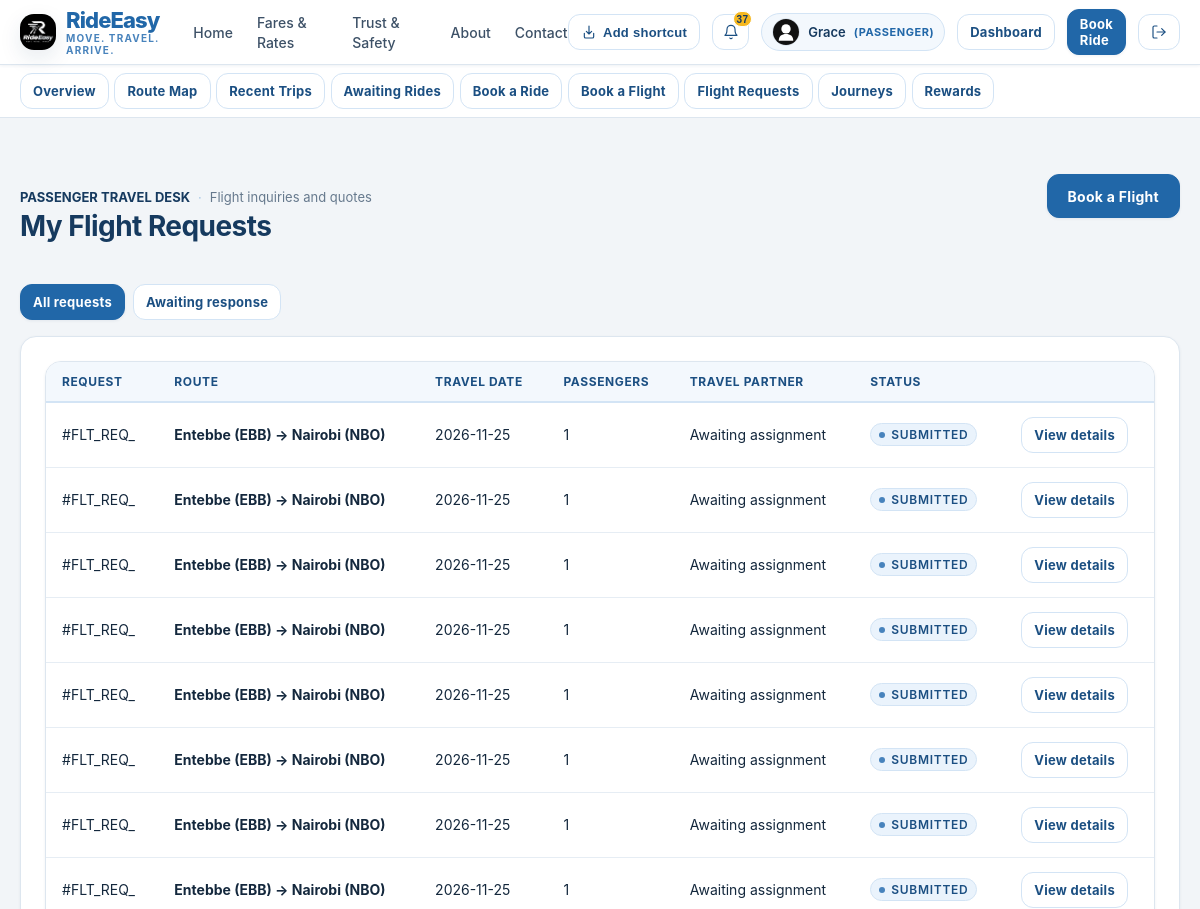
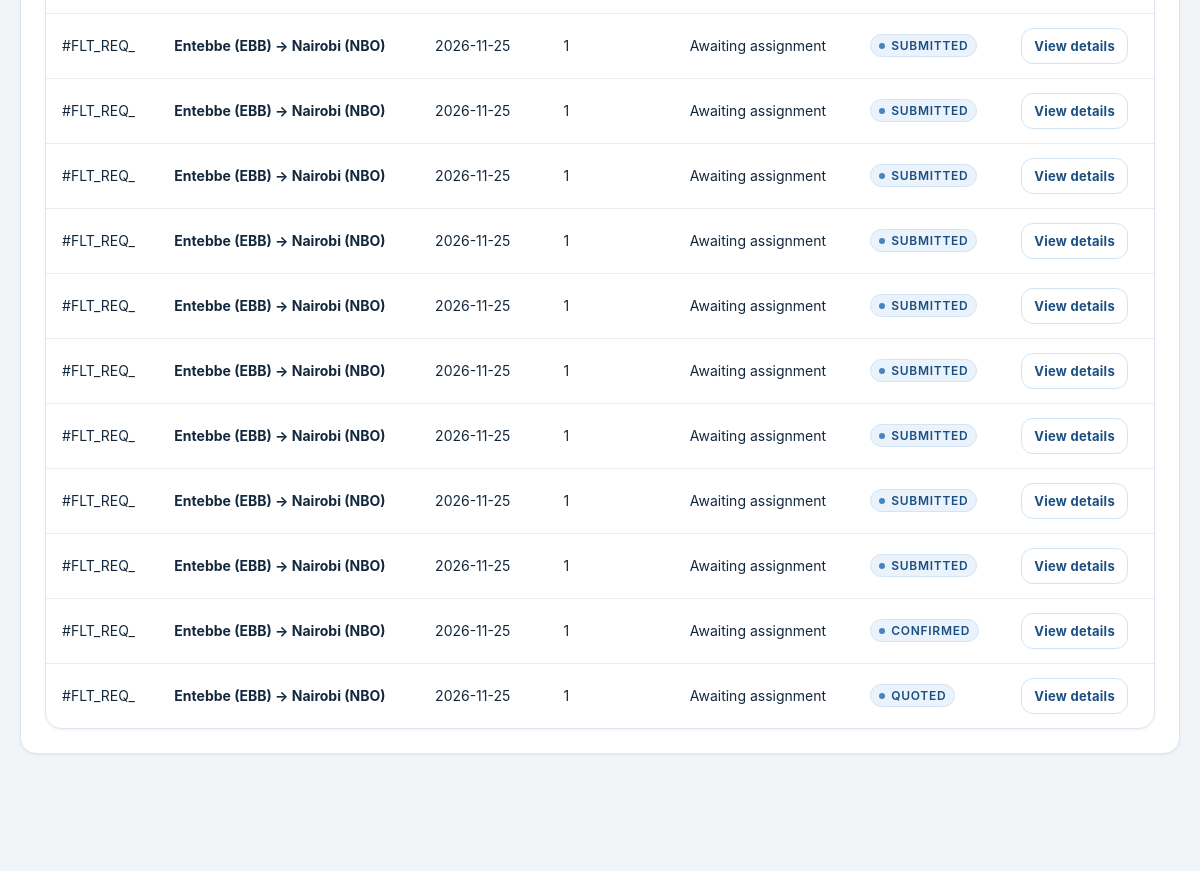
The app's page /passenger/flight-requests (signed in, upper part), older data (2 pictures, top to bottom).
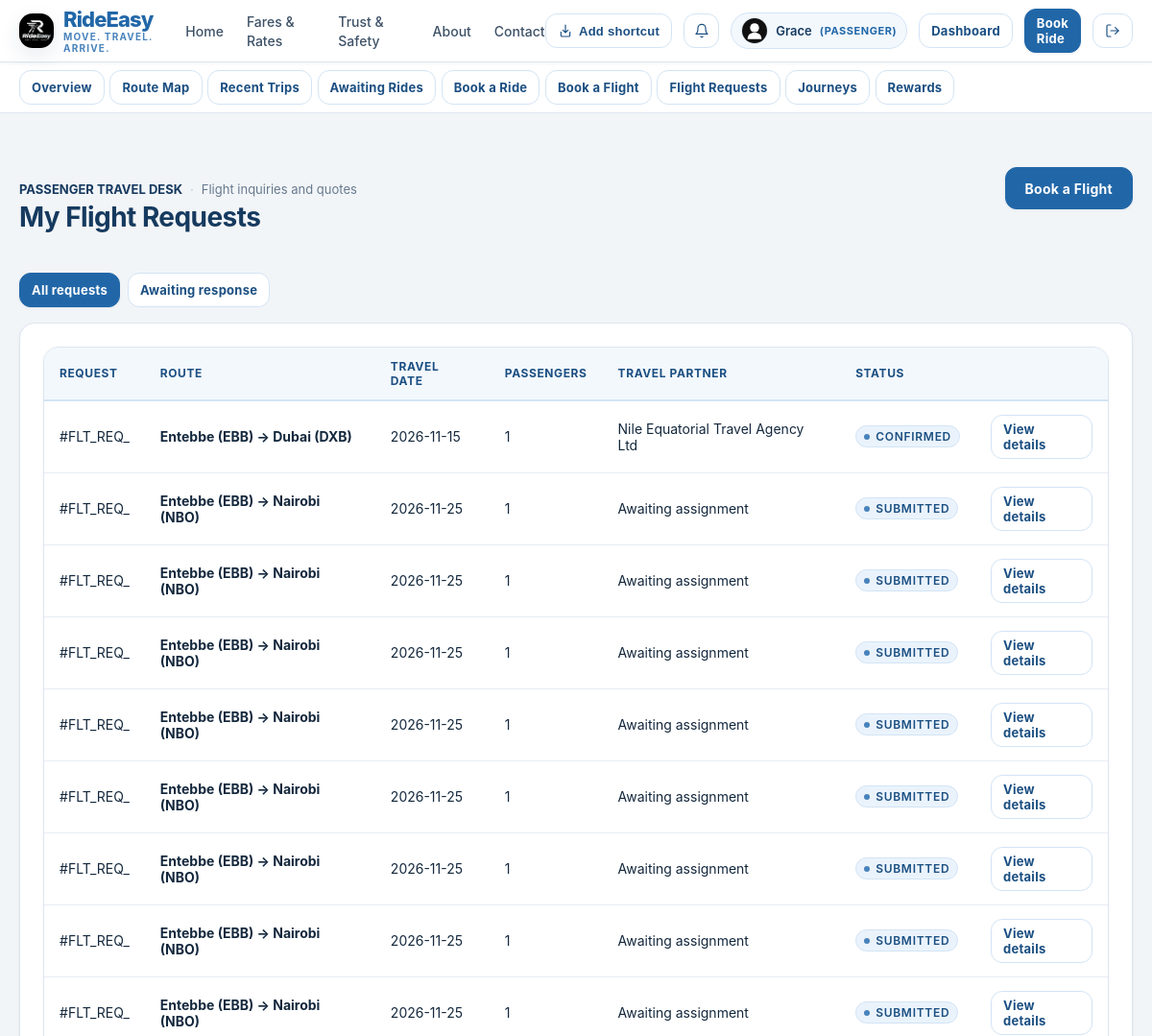
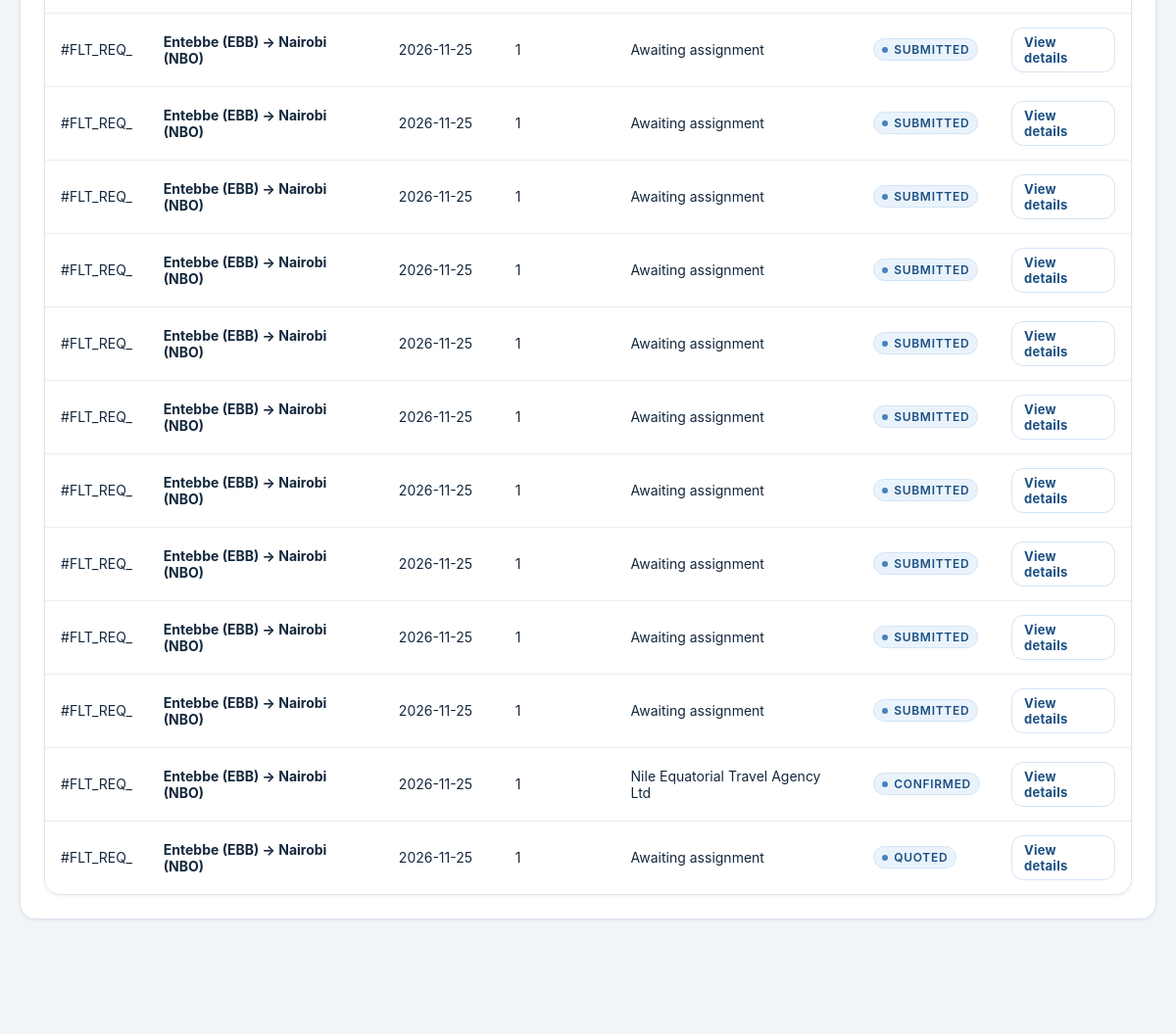
The same page, newer data (2 pictures, top to bottom).
### tables this page shows
CREATE TABLE users (
    id TEXT PRIMARY KEY,
    email TEXT UNIQUE NOT NULL,
    password_hash TEXT NOT NULL,
    role TEXT NOT NULL CHECK(role IN ('PASSENGER', 'DRIVER', 'SCHOOL', 'TRAVEL_COMPANY', 'ADMIN')),
    full_name TEXT NOT NULL,
    phone TEXT NOT NULL,
    is_active INTEGER NOT NULL DEFAULT 1,
    is_verified INTEGER NOT NULL DEFAULT 0,
    created_at TIMESTAMP NOT NULL DEFAULT CURRENT_TIMESTAMP,
    updated_at TIMESTAMP NOT NULL DEFAULT CURRENT_TIMESTAMP
, avatar_url TEXT DEFAULT '/static/images/default-avatar.svg');

CREATE TABLE flight_requests (
    id TEXT PRIMARY KEY,
    passenger_id TEXT NOT NULL,
    departure_city TEXT NOT NULL,
    destination_city TEXT NOT NULL,
    departure_date TEXT NOT NULL,
    return_date TEXT,
    passenger_count INTEGER NOT NULL DEFAULT 1,
    preferred_airline TEXT,
    cabin_class TEXT DEFAULT 'Economy',
    phone TEXT NOT NULL,
    email TEXT NOT NULL,
    travel_preferences TEXT,
    notes TEXT,
    assigned_company_id TEXT,
    status TEXT NOT NULL DEFAULT 'SUBMITTED' CHECK(status IN ('SUBMITTED', 'ASSIGNED', 'QUOTED', 'CUSTOMER_APPROVED', 'CONFIRMED', 'DECLINED', 'CANCELLED')),
    created_at TIMESTAMP NOT NULL DEFAULT CURRENT_TIMESTAMP,
    FOREIGN KEY (passenger_id) REFERENCES users(id) ON DELETE CASCADE,
    FOREIGN KEY (assigned_company_id) REFERENCES users(id)
);

CREATE TABLE travel_companies (
    user_id TEXT PRIMARY KEY,
    company_name TEXT NOT NULL,
    license_number TEXT NOT NULL,
    contact_person TEXT NOT NULL,
    phone TEXT NOT NULL,
    email TEXT NOT NULL,
    physical_address TEXT NOT NULL,
    verification_status TEXT NOT NULL DEFAULT 'APPROVED' CHECK(verification_status IN ('PENDING', 'APPROVED', 'REJECTED')),
    created_at TIMESTAMP NOT NULL DEFAULT CURRENT_TIMESTAMP,
    FOREIGN KEY (user_id) REFERENCES users(id) ON DELETE CASCADE
);

### rideeasy/app/routes/passenger.py (the view)
@passenger_bp.route("/flight-requests")
def flight_requests():
    user = AuthService.get_current_user()
    status_filter = request.args.get("status", "").strip().lower()
    status_clause = ""
    if status_filter == "awaiting":
        status_clause = " AND r.status IN ('SUBMITTED', 'ASSIGNED', 'QUOTED', 'CUSTOMER_APPROVED')"
    else:
        status_filter = ""
    requests_list = get_db().fetchall(
        """SELECT r.*, c.company_name
        FROM flight_requests r
        LEFT JOIN travel_companies c ON r.assigned_company_id = c.user_id
        WHERE r.passenger_id = ?""" + status_clause + """
        ORDER BY r.created_at DESC""",
        (user["id"],)
    )
    return render_template(
        "passenger/flight_requests.html",
        user=user,
        requests=requests_list,
        status_filter=status_filter
    )

### rideeasy/app/templates/passenger/flight_requests.html (shortened to what this page needs)
{% extends "base.html" %}
{% block content %}
<div class="container section">
  <div style="display: flex; justify-content: space-between; align-items: baseline; flex-wrap: wrap; gap: 1rem; margin-bottom: 2rem;">
    <div>
      <div class="metadata-row" style="margin-bottom: 0.25rem;">
        <span style="font-weight: 700; color: var(--color-black); text-transform: uppercase;">Passenger Travel Desk</span>
        <span class="metadata-separator">·</span>
        <span>Flight inquiries and quotes</span>
      </div>
      <h2>My Flight Requests</h2>
    </div>
    <a href="/passenger/flight-request" class="btn btn-primary">Book a Flight</a>
  </div>
  <div style="display: flex; gap: 0.5rem; margin-bottom: 1rem;">
    <a href="/passenger/flight-requests" class="btn {% if not status_filter %}btn-primary{% else %}btn-secondary{% endif %} btn-sm">All requests</a>
    <a href="/passenger/flight-requests?status=awaiting" class="btn {% if status_filter == 'awaiting' %}btn-primary{% else %}btn-secondary{% endif %} btn-sm">Awaiting response</a>
  </div>
  <div class="card">
    {% if requests %}
      <div class="table-responsive">
        <table class="table">
          <thead>
            <tr>
              <th>Request</th>
              <th>Route</th>
              <th>Travel date</th>
              <th>Passengers</th>
              <th>Travel partner</th>
              <th>Status</th>
              <th></th>
            </tr>
          </thead>
          <tbody>
            {% for item in requests %}
              <tr>
                <td>#{{ item.id[:8].upper() }}</td>
                <td><strong>{{ item.departure_city }} → {{ item.destination_city }}</strong></td>
                <td>{{ item.departure_date }}</td>
                <td>{{ item.passenger_count }}</td>
                <td>{{ item.company_name or 'Awaiting assignment' }}</td>
                <td><span class="status-indicator"><span class="status-dot"></span>{{ item.status.replace('_', ' ') }}</span></td>
                <td><a href="/passenger/flight-requests/{{ item.id }}" class="btn btn-secondary btn-sm">View details</a></td>
              </tr>
            {% endfor %}
          </tbody>
        </table>
      </div>
    {% endif %}
  </div>
</div>
{% endblock %}

### rideeasy/app/templates/base.html (shortened to what this page needs)
<!DOCTYPE html>
<html lang="en">
<head>
  <link rel="stylesheet" href="/static/css/base.css">
  <link rel="stylesheet" href="/static/css/components.css">
  <link rel="stylesheet" href="/static/css/dashboard.css">
  <link rel="stylesheet" href="/static/css/responsive.css">
</head>
<body>
  {% from "macros/user_identity.html" import avatar %}
  <header class="navbar no-print">
    <div class="container">
      <div class="navbar-inner">
        <div class="brand-group">
          <a href="/" style="display: flex; align-items: center; gap: 0.625rem; text-decoration: none;">
            <img src="/static/images/logo.png" alt="RideEasy Logo" style="height: 36px; width: auto; object-fit: contain;" onerror="this.style.display='none'">
            <div style="display: flex; flex-direction: column;">
              <span class="brand-logo" style="line-height: 1.1;">{{ app_name }}</span>
              <span class="brand-tagline" style="font-size: 0.625rem; letter-spacing: 0.12em;">{{ app_tagline }}</span>
            </div>
          </a>
        </div>
        <nav aria-label="Main Navigation">
          <ul class="nav-links">
            <li><a href="/" class="nav-link">Home</a></li>
            <li><a href="/pricing" class="nav-link">Fares & Rates</a></li>
            <li><a href="/safety" class="nav-link">Trust & Safety</a></li>
            <li><a href="/about" class="nav-link">About</a></li>
            <li><a href="/contact" class="nav-link">Contact</a></li>
          </ul>
        </nav>
        <div class="nav-actions">
          <button type="button" class="btn btn-secondary btn-sm app-shortcut-button" data-add-shortcut title="Create a RideEasy shortcut" aria-label="Create a RideEasy shortcut">
            <svg class="icon icon-sm" viewBox="0 0 24 24" aria-hidden="true"><path d="M12 3v12m0 0 4-4m-4 4-4-4"/><path d="M5 14v5a2 2 0 0 0 2 2h10a2 2 0 0 0 2-2v-5"/></svg>
            <span>Add shortcut</span>
          </button>
          {% if current_user %}
            <div style="position: relative;">
              <button id="notif-bell-btn" class="btn btn-secondary btn-sm" aria-label="Notifications" title="In-App Notifications" style="position: relative; padding: 0.35rem 0.6rem;" onclick="toggleNotifDropdown(event);">
                <svg class="icon icon-sm" viewBox="0 0 24 24"><path d="M18 8A6 6 0 0 0 6 8c0 7-3 9-3 9h18s-3-2-3-9"/><path d="M13.73 21a2 2 0 0 1-3.46 0"/></svg>
                {% if unread_notifications_count > 0 %}
                  <span style="position: absolute; top: -4px; right: -4px; background-color: var(--color-black); color: var(--color-white); font-size: 0.625rem; font-weight: 800; border-radius: 9999px; min-width: 16px; height: 16px; display: flex; align-items: center; justify-content: center; padding: 0 3px;">{{ unread_notifications_count }}</span>
                {% endif %}
              </button>
            </div>
            <a href="/profile" class="user-nav-chip" title="View and Edit Profile" style="text-decoration: none;">
              {{ avatar(current_user.avatar_url, current_user.full_name, 28) }}
              <span>{{ current_user.full_name.split()[0] }}</span>
              <span class="user-role-label">({{ current_user.role }})</span>
            </a>
            {% if current_user.role == 'PASSENGER' %}
              <a href="/passenger/dashboard" class="btn btn-secondary btn-sm">Dashboard</a>
              <a href="/passenger/book-ride" class="btn btn-primary btn-sm">Book Ride</a>
            {% elif current_user.role == 'DRIVER' %}
              <a href="/driver/dashboard" class="btn btn-primary btn-sm">Driver Console</a>
            {% elif current_user.role == 'SCHOOL' %}
              <a href="/school/dashboard" class="btn btn-primary btn-sm">School Portal</a>
            {% elif current_user.role == 'TRAVEL_COMPANY' %}
              <a href="/travel/dashboard" class="btn btn-primary btn-sm">Agency Console</a>
            {% elif current_user.role == 'ADMIN' %}
              <a href="/admin/dashboard" class="btn btn-primary btn-sm">Admin Control</a>
            {% endif %}
            <a href="/auth/logout" class="btn btn-secondary btn-sm" title="Sign Out">
              <svg class="icon icon-sm" viewBox="0 0 24 24"><path d="M9 21H5a2 2 0 0 1-2-2V5a2 2 0 0 1 2-2h4"/><polyline points="16 17 21 12 16 7"/><line x1="21" y1="12" x2="9" y2="12"/></svg>
            </a>
          {% else %}
            <a href="/auth/login" class="btn btn-secondary btn-sm">Sign In</a>
            <a href="/auth/register" class="btn btn-primary btn-sm">Register</a>
          {% endif %}
        </div>
      </div>
    </div>
  </header>
  {% if current_user %}
    <nav aria-label="Workspace navigation" style="border-bottom: 1px solid var(--color-light-grey); background: var(--color-white);">
      <div class="container" style="display: flex; gap: 0.35rem; overflow-x: auto; padding-top: 0.5rem; padding-bottom: 0.5rem; white-space: nowrap;">
        {% if current_user.role == 'PASSENGER' %}
          <a href="/passenger/dashboard" class="btn btn-secondary btn-sm">Overview</a>
          <a href="/map" class="btn btn-secondary btn-sm">Route Map</a>
          <a href="/passenger/rides" class="btn btn-secondary btn-sm">Recent Trips</a>
          <a href="/passenger/rides?status=awaiting" class="btn btn-secondary btn-sm">Awaiting Rides</a>
          <a href="/passenger/book-ride" class="btn btn-secondary btn-sm">Book a Ride</a>
          <a href="/passenger/flight-request" class="btn btn-secondary btn-sm">Book a Flight</a>
          <a href="/passenger/flight-requests" class="btn btn-secondary btn-sm">Flight Requests</a>
          <a href="/passenger/journeys" class="btn btn-secondary btn-sm">Journeys</a>
          <a href="/passenger/rewards" class="btn btn-secondary btn-sm">Rewards</a>
        {% elif current_user.role == 'SCHOOL' %}
          <a href="/school/dashboard" class="btn btn-secondary btn-sm">Overview</a>
          <a href="/map" class="btn btn-secondary btn-sm">Route Map</a>
          <a href="/school/requests" class="btn btn-secondary btn-sm">Transport Requests</a>
          <a href="/school/request" class="btn btn-secondary btn-sm">Book Transport</a>
        {% elif current_user.role == 'TRAVEL_COMPANY' %}
          <a href="/map" class="btn btn-secondary btn-sm">Route Map</a>
          <a href="/travel/dashboard" class="btn btn-secondary btn-sm">Travel Partner Dashboard</a>
        {% endif %}
      </div>
    </nav>
  {% endif %}
  <main>
    {% block content %}{% endblock %}
  </main>
</body>
</html>

### rideeasy/app/templates/macros/user_identity.html (shortened to what this page needs)
{% macro avatar(url, name, size=36) -%}
  <img
    src="{{ url or '/static/images/default-avatar.svg' }}"
    alt="{{ name }} profile photo"
    width="{{ size }}"
    height="{{ size }}"
    loading="lazy"
    onerror="this.onerror=null;this.src='/static/images/default-avatar.svg'"
    style="width: {{ size }}px; height: {{ size }}px; border-radius: 50%; object-fit: cover; flex: 0 0 {{ size }}px; background: var(--color-off-white); border: 1px solid var(--color-light-grey);"
  >
{%- endmacro %}

Row changes from the older to the newer data that the page shows:
added flight_requests: id "FLT_REQ_", departure_city "Entebbe (EBB)", destination_city "Dubai (DXB)", departure_date "2026-11-15", passenger_count "1", company_name "Nile Equatorial Travel Agency Ltd", status.replace "CONFIRMED"
added flight_requests: id "FLT_REQ_", departure_city "Entebbe (EBB)", destination_city "Nairobi (NBO)", departure_date "2026-11-25", passenger_count "1", company_name "Awaiting assignment", status.replace "SUBMITTED"
computed for flight_requests (number 20 of 21 on the later page): company_name "Awaiting assignment" → "Nile Equatorial Travel Agency Ltd"
Text that changed along with them:
{{ unread_notifications_count }}: "37" → (not shown)
